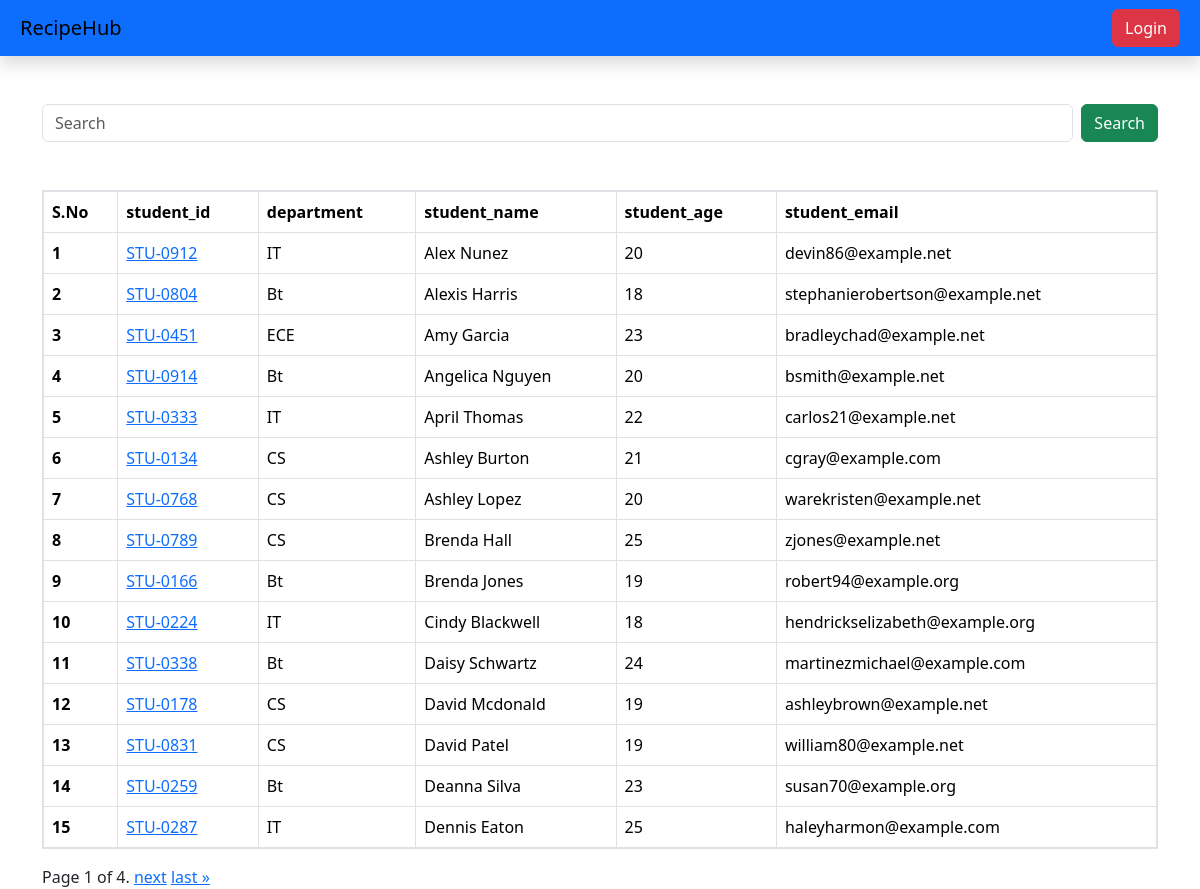
The app's page /students/, older data.
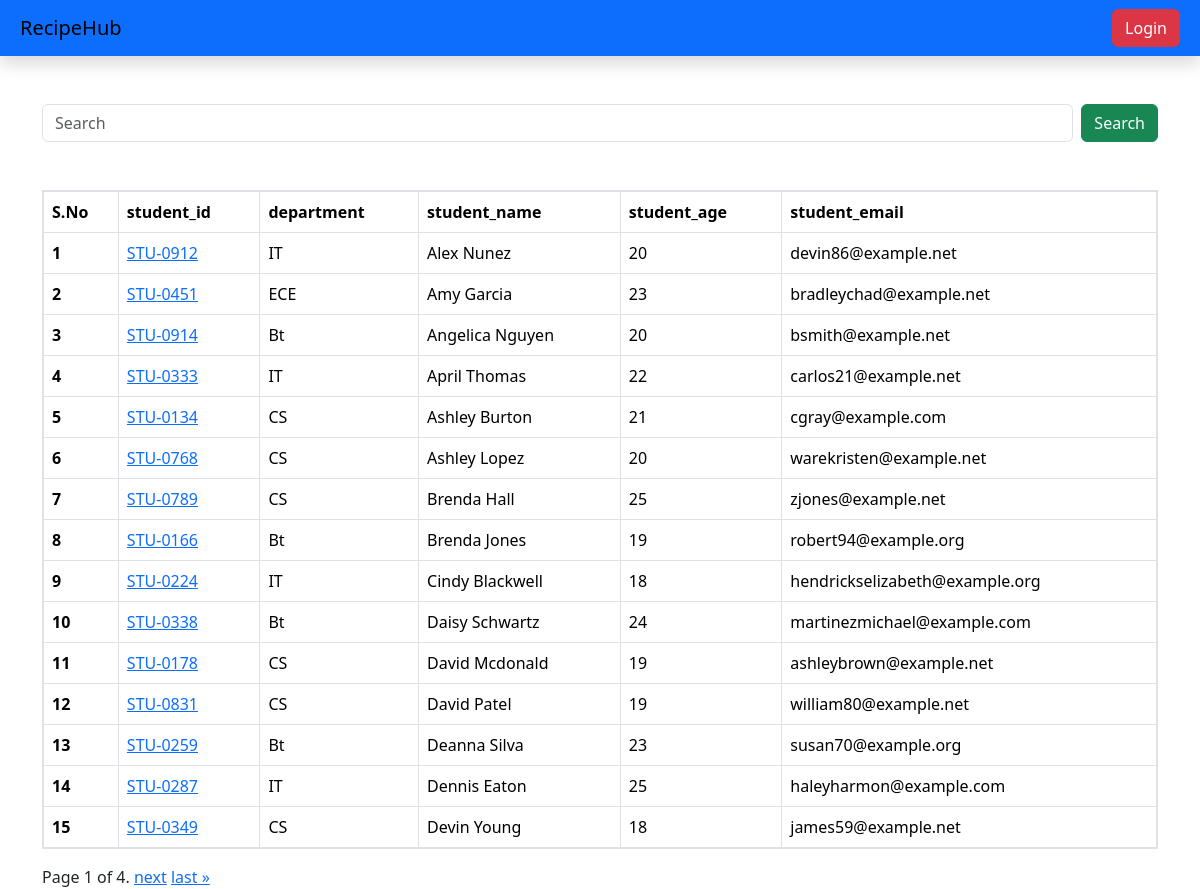
The same page, newer data.
### vege/models.py (models this page shows, shortened)
class Student(models.Model):
    department=models.ForeignKey(Department,related_name="depart",on_delete=models.CASCADE)
    student_id=models.OneToOneField(StudentID,related_name="studentid",on_delete=models.CASCADE)
    student_name=models.CharField(max_length=100)
    student_email=models.EmailField(unique=True)
    student_age=models.IntegerField(default=18)
    student_address=models.TextField()
    is_deleted=models.BooleanField(default=False)
    objects=StudentManager()
    admin_objects=models.Manager()
    class Meta:
        ordering=['student_name']
        verbose_name=["student"]

class StudentID(models.Model):
    student_id=models.CharField(max_length=100)
    def __str__(self) -> str:
        return  self.student_id

class Department(models.Model):
    department=models.CharField(max_length=100)
    class Meta:
        ordering=['department']

### vege/views.py (the view, shortened to what this page needs)
# urls.py: path('students/',get_students,name='get_students'),
def get_students(request):
    queryset=Student.objects.all()
    paginator = Paginator(queryset, 15)
    page_number = request.GET.get("page",1)
    page_obj = paginator.get_page(page_number)
    return render(request,'report/students.html',{'queryset':page_obj})

### vege/models.py (called while the page is built)
    def get_queryset(self):
        return super().get_queryset().filter(is_deleted=False)

### vege/templates/report/students.html (shortened to what this page needs)
{% extends 'base.html' %}
{%block start%}
<div class="container">
    <form class="d-flex my-5" role="search">
        <input class="form-control me-2"  name="search" type="search" placeholder="Search">
        <button class="btn btn-success" type="submit">Search</button>
    </form>
    <table class="table table-bordered">
        <thead>
          <tr>
            <th scope="col">S.No</th>
            <th scope="col">student_id</th>
            <th scope="col">department</th>
            <th scope="col">student_name</th>
            <th scope="col">student_age</th>
            <th scope="col">student_email</th>
          </tr>
        </thead>
        <tbody>
            {% for student in queryset %}
          <tr>
            <th scope="row">{{forloop.counter}}</th>
            <td>
                <a href="{% url 'see_marks' student.student_id %}">
                    {{student.student_id}}
                </a>
            </td>
            <td>{{student.department.department}}</td>
            <td>{{student.student_name}}</td>
            <td>{{student.student_age}}</td>
            <td>{{student.student_email}}</td>
          </tr>
            {% endfor %}
        </tbody>
      </table>
      <div class="pagination">
        <span class="step-links">
            <span class="current">
                Page {{ queryset.number }} of {{ queryset.paginator.num_pages }}.
            </span>
            {% if queryset.has_next %}
                <a href="?page={{ queryset.next_page_number }}">next</a>
                <a href="?page={{ queryset.paginator.num_pages }}">last &raquo;</a>
            {% endif %}
        </span>
    </div>
</div>
{% endblock %}

### home/templates/base.html (shortened to what this page needs)
<!DOCTYPE html>
<html lang="en">
<head>
    <link href="https://cdn.jsdelivr.net/npm/bootstrap@5.3.1/dist/css/bootstrap.min.css" rel="stylesheet"/>
</head>
<body>
    <nav class="navbar shadow bg-primary p-2">
        <div class="container-fluid">
          <a class="navbar-brand">RecipeHub</a>
          <form class="d-flex" role="search">
            {% if request.user.is_authenticated  %}
            <a href="/logout" class="btn btn-danger" type="submit">Logout</a>
            {% else %}
            <a href="/login" class="btn btn-danger" type="submit">Login</a>
            {% endif %}
          </form>
        </div>
      </nav>
    {%block start%}
    {% endblock %}
</body>
</html>

### home/templates/base.html (style rules this page uses)
table, th, td { border: 2px solid; }

Row changes from the older to the newer data that the page shows:
removed Student: student_id "STU-0804", department.department "Bt", student_name "Alexis Harris", student_age "18", student_email "stephanierobertson@example.net"
now on this page (row unchanged): Student: student_id "STU-0349", department.department "CS", student_name "Devin Young", student_age "18", student_email "james59@example.net"
